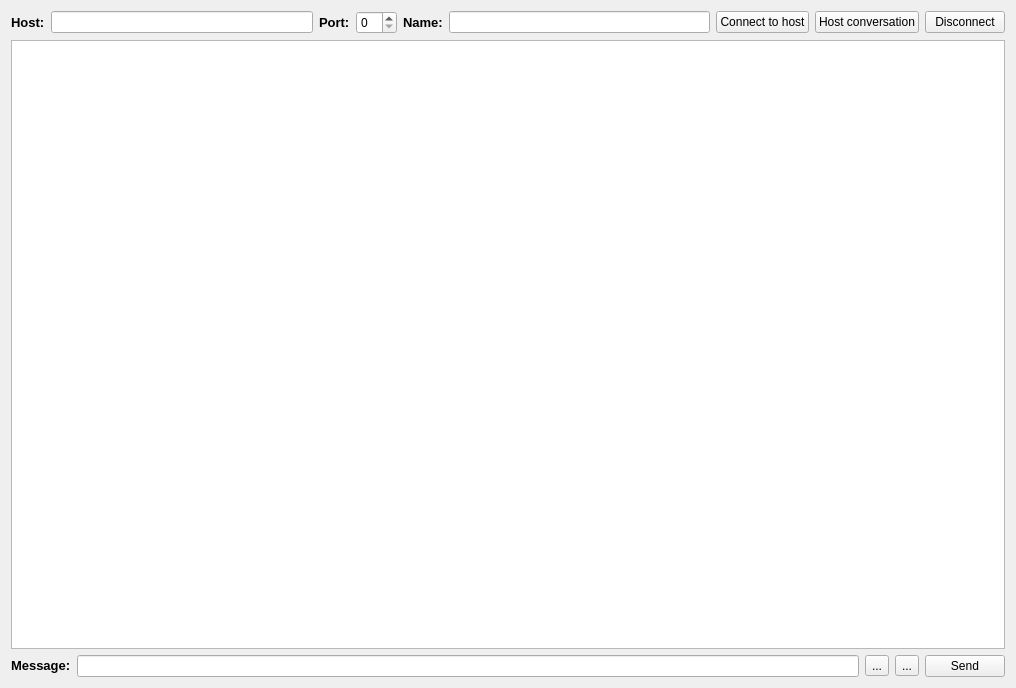
<?xml version="1.0" encoding="UTF-8"?>
<ui version="4.0">
 <class>qSslChat</class>
 <widget class="QWidget" name="qSslChat">
  <property name="geometry">
   <rect>
    <x>0</x>
    <y>0</y>
    <width>1016</width>
    <height>688</height>
   </rect>
  </property>
  <property name="windowTitle">
   <string>Buddies SSL</string>
  </property>
  <layout class="QVBoxLayout" name="verticalLayout_2">
   <item>
    <layout class="QVBoxLayout" name="verticalLayout">
     <item>
      <layout class="QHBoxLayout" name="horizontalLayout">
       <item>
        <widget class="QLabel" name="hostLabel">
         <property name="text">
          <string>&lt;!DOCTYPE HTML PUBLIC &quot;-//W3C//DTD HTML 4.0//EN&quot; &quot;http://www.w3.org/TR/REC-html40/strict.dtd&quot;&gt;
&lt;html&gt;&lt;head&gt;&lt;meta name=&quot;qrichtext&quot; content=&quot;1&quot; /&gt;&lt;style type=&quot;text/css&quot;&gt;
p, li { white-space: pre-wrap; }
&lt;/style&gt;&lt;/head&gt;&lt;body style=&quot; font-family:'DejaVu Sans'; font-size:10pt; font-weight:400; font-style:normal;&quot;&gt;
&lt;p style=&quot; margin-top:0px; margin-bottom:0px; margin-left:0px; margin-right:0px; -qt-block-indent:0; text-indent:0px;&quot;&gt;&lt;span style=&quot; font-weight:600;&quot;&gt;Host:&lt;/span&gt;&lt;/p&gt;&lt;/body&gt;&lt;/html&gt;</string>
         </property>
        </widget>
       </item>
       <item>
        <widget class="QLineEdit" name="ipEdit"/>
       </item>
       <item>
        <widget class="QLabel" name="portLabel">
         <property name="text">
          <string>&lt;!DOCTYPE HTML PUBLIC &quot;-//W3C//DTD HTML 4.0//EN&quot; &quot;http://www.w3.org/TR/REC-html40/strict.dtd&quot;&gt;
&lt;html&gt;&lt;head&gt;&lt;meta name=&quot;qrichtext&quot; content=&quot;1&quot; /&gt;&lt;style type=&quot;text/css&quot;&gt;
p, li { white-space: pre-wrap; }
&lt;/style&gt;&lt;/head&gt;&lt;body style=&quot; font-family:'DejaVu Sans'; font-size:10pt; font-weight:400; font-style:normal;&quot;&gt;
&lt;p style=&quot; margin-top:0px; margin-bottom:0px; margin-left:0px; margin-right:0px; -qt-block-indent:0; text-indent:0px;&quot;&gt;&lt;span style=&quot; font-weight:600;&quot;&gt;Port:&lt;/span&gt;&lt;/p&gt;&lt;/body&gt;&lt;/html&gt;</string>
         </property>
        </widget>
       </item>
       <item>
        <widget class="QSpinBox" name="portBox"/>
       </item>
       <item>
        <widget class="QLabel" name="nameLabel">
         <property name="text">
          <string>&lt;!DOCTYPE HTML PUBLIC &quot;-//W3C//DTD HTML 4.0//EN&quot; &quot;http://www.w3.org/TR/REC-html40/strict.dtd&quot;&gt;
&lt;html&gt;&lt;head&gt;&lt;meta name=&quot;qrichtext&quot; content=&quot;1&quot; /&gt;&lt;style type=&quot;text/css&quot;&gt;
p, li { white-space: pre-wrap; }
&lt;/style&gt;&lt;/head&gt;&lt;body style=&quot; font-family:'DejaVu Sans'; font-size:10pt; font-weight:400; font-style:normal;&quot;&gt;
&lt;p style=&quot; margin-top:0px; margin-bottom:0px; margin-left:0px; margin-right:0px; -qt-block-indent:0; text-indent:0px;&quot;&gt;&lt;span style=&quot; font-weight:600;&quot;&gt;Name:&lt;/span&gt;&lt;/p&gt;&lt;/body&gt;&lt;/html&gt;</string>
         </property>
        </widget>
       </item>
       <item>
        <widget class="QLineEdit" name="nameEdit"/>
       </item>
       <item>
        <widget class="QPushButton" name="connectButton">
         <property name="text">
          <string>Connect to host</string>
         </property>
        </widget>
       </item>
       <item>
        <widget class="QPushButton" name="hostButton">
         <property name="text">
          <string>Host conversation</string>
         </property>
        </widget>
       </item>
       <item>
        <widget class="QPushButton" name="disconnectButton">
         <property name="text">
          <string>Disconnect</string>
         </property>
        </widget>
       </item>
      </layout>
     </item>
     <item>
      <widget class="cqtextedit" name="messageList"/>
     </item>
     <item>
      <layout class="QHBoxLayout" name="horizontalLayout_2">
       <item>
        <widget class="QLabel" name="messageLabel">
         <property name="text">
          <string>&lt;!DOCTYPE HTML PUBLIC &quot;-//W3C//DTD HTML 4.0//EN&quot; &quot;http://www.w3.org/TR/REC-html40/strict.dtd&quot;&gt;
&lt;html&gt;&lt;head&gt;&lt;meta name=&quot;qrichtext&quot; content=&quot;1&quot; /&gt;&lt;style type=&quot;text/css&quot;&gt;
p, li { white-space: pre-wrap; }
&lt;/style&gt;&lt;/head&gt;&lt;body style=&quot; font-family:'DejaVu Sans'; font-size:10pt; font-weight:400; font-style:normal;&quot;&gt;
&lt;p style=&quot; margin-top:0px; margin-bottom:0px; margin-left:0px; margin-right:0px; -qt-block-indent:0; text-indent:0px;&quot;&gt;&lt;span style=&quot; font-weight:600;&quot;&gt;Message:&lt;/span&gt;&lt;/p&gt;&lt;/body&gt;&lt;/html&gt;</string>
         </property>
        </widget>
       </item>
       <item>
        <widget class="QLineEdit" name="msgEdit"/>
       </item>
       <item>
        <widget class="QToolButton" name="cinfoButton">
         <property name="text">
          <string>...</string>
         </property>
        </widget>
       </item>
       <item>
        <widget class="QToolButton" name="smileyButton">
         <property name="text">
          <string>...</string>
         </property>
        </widget>
       </item>
       <item>
        <widget class="QPushButton" name="sendButton">
         <property name="text">
          <string>Send</string>
         </property>
        </widget>
       </item>
      </layout>
     </item>
    </layout>
   </item>
  </layout>
 </widget>
 <customwidgets>
  <customwidget>
   <class>cqtextedit</class>
   <extends>QTextEdit</extends>
   <header>cqtextedit.h</header>
  </customwidget>
 </customwidgets>
 <resources/>
 <connections/>
</ui>
